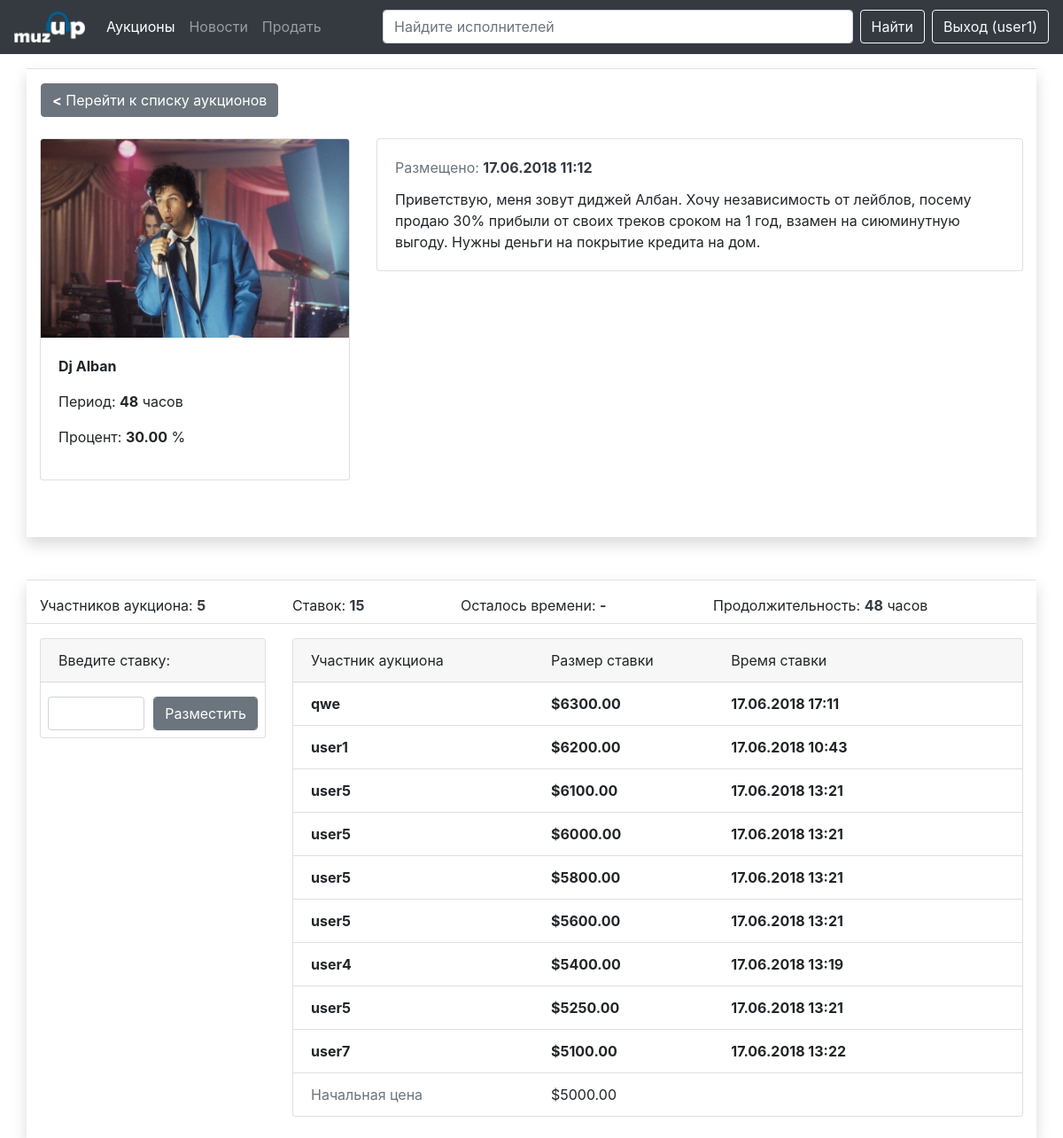
/auction.php?id=3 (signed in), run on the app's committed database.
### tables this page shows
CREATE TABLE `auctions` (
  `id` int(11) NOT NULL,
  `id_goods` int(11) NOT NULL,
  `id_user` int(11) NOT NULL,
  `current_price` decimal(15,2) NOT NULL,
  `status` set('0','1') NOT NULL,
  `period` int(11) NOT NULL,
  `date_start` datetime NOT NULL,
  `commission` decimal(8,2) NOT NULL DEFAULT '1.00',
  `datetime_add` datetime NOT NULL DEFAULT CURRENT_TIMESTAMP
);

CREATE TABLE `goods` (
  `id` int(11) NOT NULL,
  `name` varchar(255) NOT NULL,
  `description` text NOT NULL,
  `img` varchar(255) NOT NULL,
  `category` varchar(64) NOT NULL,
  `datetime_add` datetime NOT NULL DEFAULT CURRENT_TIMESTAMP,
  `period` varchar(10) NOT NULL,
  `percent` decimal(4,2) NOT NULL
);

CREATE TABLE `bets` (
  `id` int(11) NOT NULL,
  `id_auction` int(11) NOT NULL,
  `id_user` int(11) NOT NULL,
  `value` decimal(15,2) NOT NULL,
  `datetime_add` datetime NOT NULL DEFAULT CURRENT_TIMESTAMP
);

CREATE TABLE `users` (
  `id` int(11) NOT NULL,
  `fio` varchar(255) NOT NULL,
  `login` varchar(255) NOT NULL,
  `password` varchar(255) NOT NULL,
  `email` varchar(255) NOT NULL,
  `role` set('0','1','2','3') NOT NULL DEFAULT '0',
  `datetime_add` datetime NOT NULL DEFAULT CURRENT_TIMESTAMP
);

### auction.php (the view, shortened to what this page needs)
<?php require_once 'libs/mysqli.php'; ?>
<!DOCTYPE html>
<html lang="ru">
<head>
	<link rel="stylesheet" href="css/bootstrap.css">
	<link rel="stylesheet" href="css/style.css">
</head>
<body>
	<?php if (!isset($_GET['id'])) {
		header("Location: index.php");
	}
	else {
		$id = $_GET['id'];
		$result = $mysqli->query("SELECT * FROM `goods` INNER JOIN auctions ON auctions.id_goods = goods.id WHERE auctions.id = $id");
		$result = $result -> fetch_all(MYSQLI_ASSOC);
	} ?>
	<?php require_once 'items/navbar.php' ?>
	<div class="container  shadow pb-3 mb-5 pt-3 border-top">
		<div class="row mb-4">
			<a href="index.php" class="btn btn-secondary ml-3"><strong>&lt;</strong> Перейти к списку аукционов</a>
		</div>
		<div class="row mb-5">
			<div class="col-lg-4">
				<div class="card ">
					<img class="card-img-top " src="img/<?=$result[0]['img'] ?>" alt="Имущество">
					<div class="card-body">
						<p class="card-text goods-name"><strong><?=$result[0]['name'] ?></strong></p>
						<p>Период: <strong><?=$result[0]['period'] ?></strong> часов</p>
						<p>Процент: <strong><?=$result[0]['percent'] ?></strong> %</p>
					</div>
				</div>
			</div>
			<div class="col-md-8">
				<div class="card flex-md-row mb-1 box-shadow h-md-250">
					<div class="card-body d-flex flex-column align-items-start">
						<div class="mb-1 text-muted"> Размещено: <strong class="d-inline-block mb-2 text-dark"><?= date_format(date_create($result[0]['datetime_add']), "d.m.Y H:i");  ?></strong></div>
						<p class="card-text mb-auto goods-description"><?=$result[0]['description'] ?></p>
					</div>
				</div>
			</div>
      </div>
		</div>
		<div class="container shadow border-top pb-4 pt-3">
			<div class="row mb-3 border border-top-0 border-right-0 border-left-0">
				<div class="col-3">Участников аукциона: <strong class="d-inline-block mb-2 text-dark">5</strong></div>
				<div class="col-2">Ставок: <strong class="d-inline-block mb-2 text-dark">15</strong></div>
				<div class="col-3">Осталось времени: <strong class="d-inline-block mb-2 text-dark">-</strong></div>
				<div class="col-3">Продолжительность: <strong class="d-inline-block mb-2 text-dark"><?=$result[0]['period'] ?></strong> часов</div>
			</div>
			<div class="row">
				<div class="col-3">
					<div class="card ">
						<div class="card-header">
							Введите ставку:
						</div>
						<?php $id = $_GET['id']; ?>
						<form class="mt-3 mb-2 pl-2 pr-2" action="auction.php?id=<?=$id ?>" method="post">
						  <div class="form-row">
						    <div class="col">
						      <input type="text" class="form-control" name='value'>
						    </div>
						    <div class="col">
						      <input type="submit" class="form-control btm btn-secondary" name="bet" value="Разместить">
						    </div>
						  </div>
						</form>
					</div>
				</div>
				<?php
						$id = $_GET['id'];
						$bets = $mysqli->query("SELECT * FROM `bets` INNER JOIN users ON users.id = bets.id_user WHERE id_auction = $id ORDER BY `bets`.`datetime_add` DESC");
				 ?>
				<div class="col-9">
					<div class="card ">
						<div class="card-header">
							<div class="row">
								<div class="col-4">Участник аукциона</div>
								<div class="col-3">Размер ставки</div>
								<div class="col-4">Время ставки</div>
							</div>
						</div>
						<ul class="list-group list-group-flush">
							<?php foreach ($bets as $bet): ?>
								<li class="list-group-item">
									<div class="row">
										<div class="col-4"><strong><?= $bet['login'] ?></strong></div>
										<div class="col-3"><strong>$<span><?= $bet['value'] ?></span></strong></div>
										<div class="col-4"><strong><?=date_format(date_create($bet['datetime_add']), "d.m.Y H:i") ?></strong></div>
									</div>
								</li>
							<?php endforeach; ?>
							<li class="list-group-item">
								<div class="row">
									<div class="col-4 text-muted">Начальная цена</div>
									<div class="col-3">$<span><?=$result[0]['current_price'] ?></span></div>
									<div class="col-4"></div>
								</div>
							</li>
						</ul>
					</div>
				</div>
			</div>
		</div>
</body>
</html>

### css/style.css (style rules this page uses)
.goods-name { max-height: 72px; overflow-y: hidden; }
.goods-description { max-height: 260px; overflow-y: scroll; }

### data on the page
auctions: id_goods.img (picture), id_goods.name "Dj Alban", period "48", id_goods.percent "30.00", datetime_add "17.06.2018 11:12", id_goods.description "Приветствую, меня зовут диджей Албан. Хочу независимость от лейблов, посему продаю 30% прибыли от своих треков сроком на 1 год, взамен на сиюминутную выгоду. Нужны деньги на покрытие кредита на дом.", current_price "5000.00"
bets: id_user.login "qwe", value "6300.00", id_user.datetime_add "17.06.2018 17:11"
bets: id_user.login "user1", value "6200.00", id_user.datetime_add "17.06.2018 10:43"
bets: id_user.login "user5", value "6100.00", id_user.datetime_add "17.06.2018 13:21"
bets: id_user.login "user5", value "6000.00", id_user.datetime_add "17.06.2018 13:21"
bets: id_user.login "user5", value "5800.00", id_user.datetime_add "17.06.2018 13:21"
bets: id_user.login "user5", value "5600.00", id_user.datetime_add "17.06.2018 13:21"
bets: id_user.login "user4", value "5400.00", id_user.datetime_add "17.06.2018 13:19"
bets: id_user.login "user5", value "5250.00", id_user.datetime_add "17.06.2018 13:21"
bets: id_user.login "user7", value "5100.00", id_user.datetime_add "17.06.2018 13:22"

### other printed values
$_SESSION['user']['login'] "user1"
